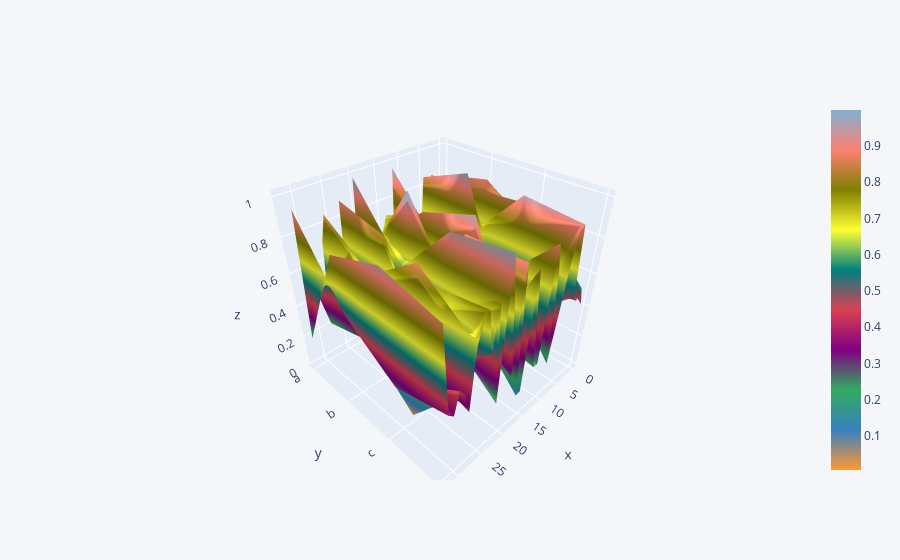

Notebook source saved alongside this figure:
### Code cell
data.iplot(kind='surface')

### Figure 1 — Plotly figure (JSON) as saved in the notebook; plotly's stock layout.template omitted (floating-point values rounded to 4 significant figures; data arrays with more than 128 entries replaced by an {"elided": "..."} marker saying what was removed)
{"data": [{"colorscale": [[0, "rgb(255, 153, 51)"], [0.1111, "rgb(55, 128, 191)"], [0.2222, "rgb(50, 171, 96)"], [0.3333, "rgb(128, 0, 128)"], [0.4444, "rgb(219, 64, 82)"], [0.5556, "rgb(0, 128, 128)"], [0.6667, "rgb(255, 255, 51)"], [0.7778, "rgb(128, 128, 0)"], [0.8889, "rgb(251, 128, 114)"], [1, "rgb(128, 177, 211)"]], "type": "surface", "x": [0, 1, 2, 3, 4, 5, 6, 7, 8, 9, 10, 11, 12, 13, 14, 15, 16, 17, 18, 19, 20, 21, 22, 23, 24, 25, 26, 27, 28, 29, 30, 31, 32], "y": ["a", "b", "c", "d"], "z": {"elided": "4x33 float values"}}], "layout": {"legend": {"bgcolor": "#F5F6F9", "font": {"color": "#4D5663"}}, "paper_bgcolor": "#F5F6F9", "plot_bgcolor": "#F5F6F9", "title": {"font": {"color": "#4D5663"}}, "xaxis": {"gridcolor": "#E1E5ED", "showgrid": true, "tickfont": {"color": "#4D5663"}, "title": {"font": {"color": "#4D5663"}, "text": ""}, "zerolinecolor": "#E1E5ED"}, "yaxis": {"gridcolor": "#E1E5ED", "showgrid": true, "tickfont": {"color": "#4D5663"}, "title": {"font": {"color": "#4D5663"}, "text": ""}, "zerolinecolor": "#E1E5ED"}}}
